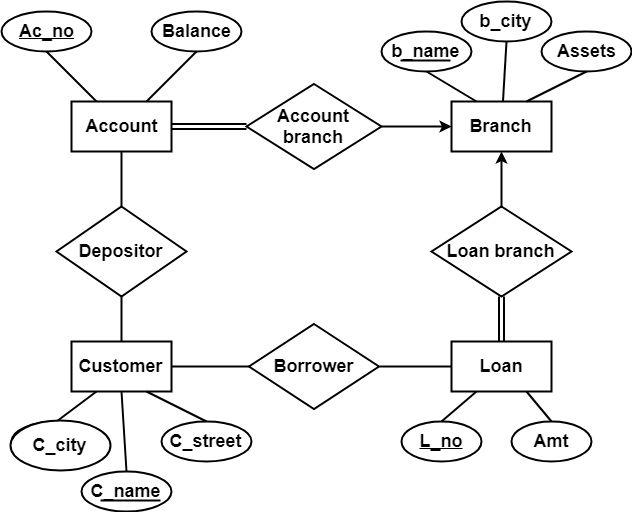
#> input picture test_preprocessing/er2.png, 634 x 514 px
$ jupyter execute --allow-errors preprocessing_trials.ipynb
#> lines starting #> are read from the running program, lines starting #| are printed output that depends on the picture; after the words box and inside, x2 and y2 are one past the last pixel; in counts of white or black regions, pixels touching at a corner belong together
[cell 1]
import cv2
from skimage.filters import threshold_otsu
import numpy as np
from skimage.morphology import (erosion, dilation, opening, closing,  # noqa
                                white_tophat)
from skimage.measure import find_contours

[cell 2]
img= cv2.imread("er2.png")
#> img is the input picture: shape (514, 634, 3); min 0, max 255, mean 241.1
gray_img=cv2.cvtColor(img,cv2.COLOR_BGR2GRAY)
t =threshold_otsu(gray_img)
#> t = 150
binarized_img=np.where(gray_img>t,255,0)
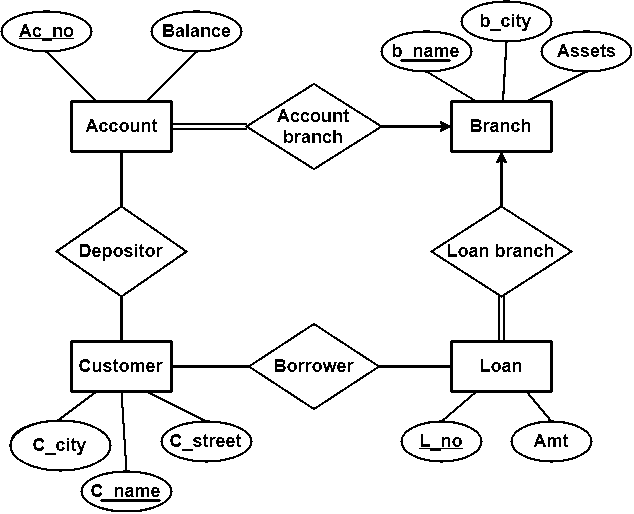
#> binarized_img: shape (514, 634) int64; 93.8% white; black in thin lines or dots
#detct corners
#detect some corners inside of words
#does not detect lines connected to attributes and some times relations
#(img,max number of corners,quality of corner,min distance between corners)
corners = cv2.goodFeaturesToTrack(gray_img, 50, 0.0001, 20)
#> corners = 50 rows, first 8: [539, 440], [91, 125], [283, 115], [563, 50], [25, 30], [100, 362], [138, 122], [501, 339]
corners = np.int0(corners)
for i in corners:
    x, y = i.ravel()
    cv2.circle(img, (x, y), 3, 255, -1)
#> this loop made 50 passes
#> (x, y) on passes 1 to 12: (539, 440), (91, 125), (283, 115), (563, 50), (25, 30), (100, 362), (138, 122), (501, 339), (173, 126), (430, 251), (572, 251), (429, 445)
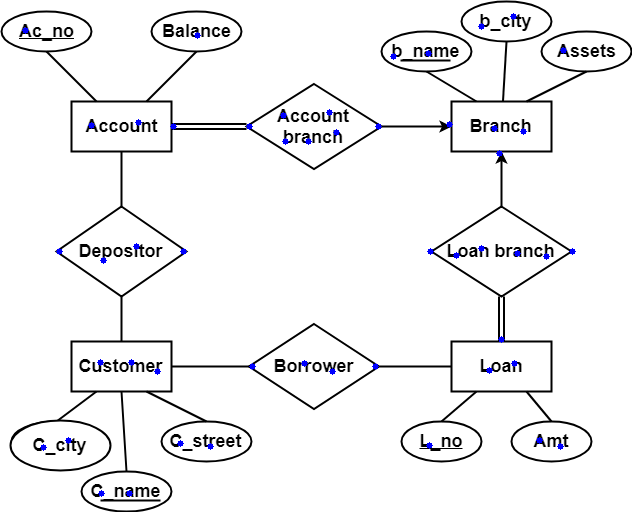
#> img: shape (514, 634, 3); 0.44% of pixels changed, all inside (x1, y1, x2, y2) = (22, 13, 576, 497)
cv2.imwrite('corners.png', img)
#> Out = True

[cell 3]
img= cv2.imread("er2.png")
im = cv2.imread("er2.png", cv2.IMREAD_GRAYSCALE)
#> (the rest of this cell did not finish here and is left out)

[cell 4]
#harris corner detection
gray_float = np.float32(gray_img)
dst = cv2.cornerHarris(gray_float,4,3,0.05)

#result is dilated for marking the corners, not important
#dst = cv2.dilate(dst,None)

# Threshold for an optimal value, it may vary depending on the image.
img[dst>0.02*dst.max()]=[0,0,255]
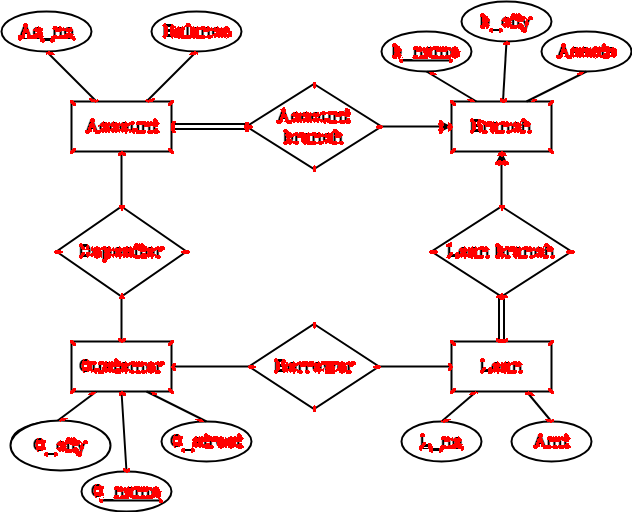
#> img: shape (514, 634, 3); 3.97% of pixels changed, all inside (x1, y1, x2, y2) = (18, 13, 617, 503)
cv2.imwrite('harris.png', img)
#> Out = True

[cell 5]
im_in = cv2.imread("er2.png", cv2.IMREAD_GRAYSCALE)
th, im_th = cv2.threshold(im_in, 220, 255, cv2.THRESH_BINARY_INV)
#> im_th: shape (514, 634); 7.4% white; 98 white regions (3 under 20 px), largest, box (x1, y1, x2, y2) and area: (0, 0, 632, 512) 15812, (557, 44, 600, 57) 288, (193, 434, 225, 447) 219

im_floodfill = im_th.copy()
# Mask used to flood filling.
# Notice the size needs to be 2 pixels than the image.
h, w = im_th.shape[:2]
#> h = 514; w = 634
mask = np.zeros((h+2, w+2), np.uint8)
# Floodfill from point (0, 0)
cv2.floodFill(im_floodfill, mask, (0,0), 255)
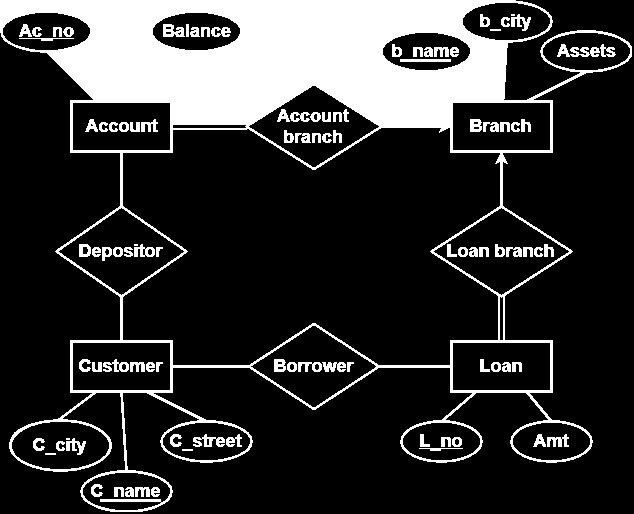
#> im_floodfill: shape (514, 634); 19.6% white; 98 white regions (3 under 20 px), largest, box (x1, y1, x2, y2) and area: (0, 0, 632, 512) 55361, (557, 44, 600, 57) 288, (193, 434, 225, 447) 219
cv2.floodFill(im_floodfill, mask, (w-1,0), 255)
#> im_floodfill: shape (514, 634); 60.1% white; 68 black regions (37 under 20 px), largest, box (x1, y1, x2, y2) and area: (123, 128, 500, 365) 72182, (434, 208, 569, 295) 5149, (59, 208, 184, 295) 4769
cv2.floodFill(im_floodfill, mask, (0,h-1), 255)
cv2.floodFill(im_floodfill, mask, (w-1,h-1), 255)

# Invert floodfilled image
im_floodfill_inv = cv2.bitwise_not(im_floodfill)
# Combine the two images to get the foreground.
im_out = im_th | im_floodfill_inv
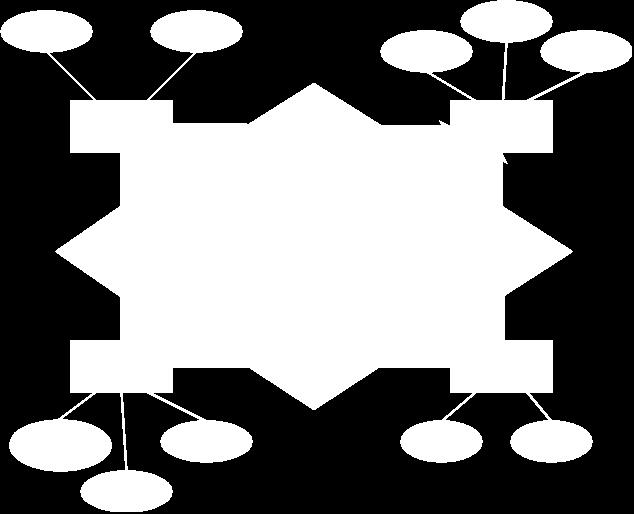
#> im_out: shape (514, 634); 47.3% white; 1 white region, box (x1, y1, x2, y2) and area: (0, 0, 632, 512) 154177
# Display images.
cv2.imwrite("Thresholded_Image.png", im_th)
cv2.imwrite("Floodfilled_Image.png", im_floodfill)
cv2.imwrite("Inverted_Floodfilled_Image.png", im_floodfill_inv)
cv2.imwrite("Foreground.png", im_out)
#> Out = True
#start flooding from corners?

[cell 6]
#mophological close
structureElm =  np.array((
	[1,1,1,1],
	[1,1,1,1],
    [1,1,1,1]), dtype="int")
closed = closing(im_th, structureElm)
#> closed: shape (514, 634); 8.4% white; 27 white regions, largest, box (x1, y1, x2, y2) and area: (0, 0, 632, 512) 16971, (79, 244, 163, 261) 791, (79, 359, 163, 372) 770

for i in range(50):
    closed = closing(closed, structureElm)
cv2.imwrite("closed.png", closed)

#mophological opening
structureElm =  np.array((
	[1,1,1],
	[1,1,1],
    [1,1,1]), dtype="int")
opened = dilation(im_th, structureElm)
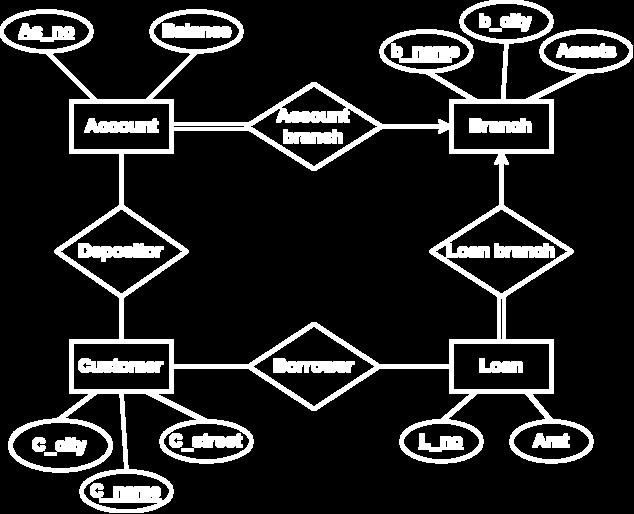
#> opened: shape (514, 634); 13.6% white; 19 white regions, largest, box (x1, y1, x2, y2) and area: (0, 0, 633, 513) 32463, (78, 243, 164, 262) 1044, (78, 358, 164, 373) 995
for i in range(10):
    opened = opening(opened, structureElm)
cv2.imwrite("opened.png", opened)
#> Out = True

[cell 7]
im = cv2.imread("er2.png", cv2.IMREAD_GRAYSCALE)
kernel1 = np.array((
    [0,0,0],
	[-1,1,-1],
    [0,0,0]), dtype="int")
kernel2 = np.array((
	[0,-1,0],
    [0,1,0],
    [0,-1,0]), dtype="int")
kernel3 = np.array((
	[-1,0,0],
    [0,1,0],
    [0,0,-1]), dtype="int")
kernel4 = np.array((
	[0,0,-1],
    [0,1,0],
    [-1,0,0]), dtype="int")
kernel5 = np.array((
	[0,-1,0],
    [-1,4,-1],
    [0,-1,0]), dtype="int")
#only bar edges after floodfilling the image
image_with_edges = cv2.filter2D(im_floodfill, -1, kernel1)
#> image_with_edges: shape (514, 634); 0% white in thin lines or dots, all inside (x1, y1, x2, y2) = (439, 132, 502, 298)
image_with_edges += cv2.filter2D(im_floodfill, -1, kernel2)
#> image_with_edges: shape (514, 634); 0.04% white in thin lines or dots, all inside (x1, y1, x2, y2) = (19, 29, 616, 495)
image_with_edges += cv2.filter2D(im_floodfill, -1, kernel3)
image_with_edges += cv2.filter2D(im_floodfill, -1,kernel4)
#by subtraction we get all step edges
edges = cv2.filter2D(im_floodfill, -1, kernel5)
#> edges: shape (514, 634); 3.4% white in thin lines or dots

edges_ored = cv2.bitwise_not(image_with_edges & im_floodfill)
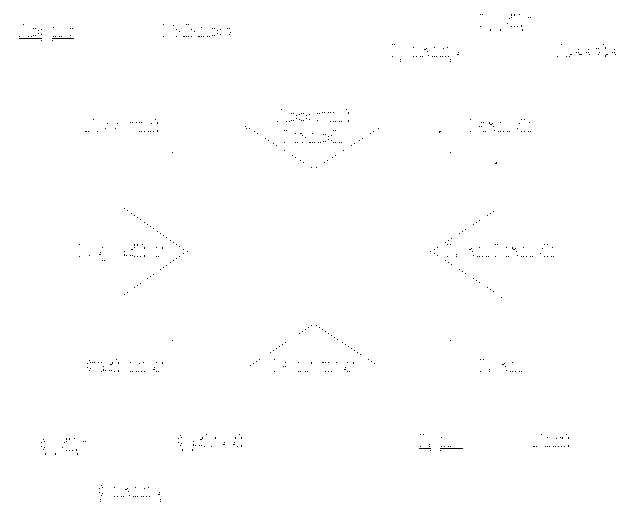
#> edges_ored: shape (514, 634); min 0, max 255, mean 254.4
cv2.imwrite("edges.png", image_with_edges)
cv2.imwrite("edges2.png", edges)
cv2.imwrite("edges_ored.png", edges_ored)
#> Out = True

[cell 8]
img= cv2.imread("er2.png")
im = cv2.imread("er2.png", cv2.IMREAD_GRAYSCALE)
th, im_th = cv2.threshold(im_in, 220, 255, cv2.THRESH_BINARY_INV)
corners = cv2.goodFeaturesToTrack(im, 50, 0.0001, 30)
corners = np.int0(corners)

# [8 lines of commented-out code are left out]
for i in corners:
    x, y = i.ravel()
    cv2.circle(img, (x, y), 2, (255, 0, 0) , -1)
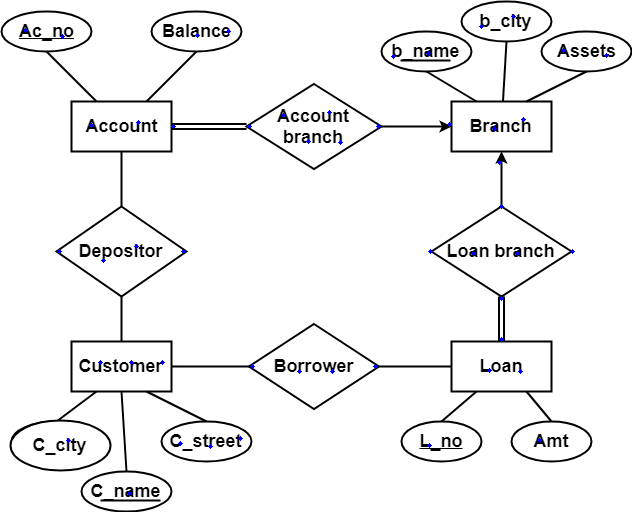
#> img: shape (514, 634, 3); 0.2% of pixels changed, all inside (x1, y1, x2, y2) = (23, 14, 609, 496)
#     cv2.floodFill(im_th, mask, (x,y), 255)
# cv2.imwrite('flooded_corners.png', im_th)
cv2.imwrite('corners.png', img)
closed = 1-closed

i=0
area = closed.shape[0]*closed.shape[1]
#> area = 325876
contours = find_contours(opened,0.1)
#> contours = 88 point arrays, longest 4412 points
for contour in contours:
    x = contour[:,1]
    y = contour[:,0]
    [Xmin, Xmax, Ymin, Ymax] = [np.amin(x), np.amax(x), np.amin(y), np.amax(y)]
    c = im[int(Ymin):int(Ymax),int(Xmin):int(Xmax)]
    cv2.imwrite("contours/"+str(i)+".png",c)
    i+=1
#> this loop made 88 passes
#> (Xmin, Xmax, Ymin, Ymax) on passes 1, 2, 3, 4, 5, 6, 7, 11, 12, 13, 16, 17: (0, 503, 0, 123), (0, 633, 0, 513), (464, 548, 4, 38), (478, 491, 12, 28), (499, 532, 12, 32), (4, 88, 14, 48), (154, 238, 14, 48), (17, 75, 22, 42), (161, 232, 22, 38), (488, 502, 27, 32), (384, 468, 34, 68), (544, 628, 34, 68)
#> (x, y, Xmin, Xmax, Ymin, Ymax, c) on passes 8, 9, 10, 14: ([485, 485, 485, 485, 485, 485, 485], [22, 21, 21, 21, 22, 22, 22], 485, 485, 21, 22, [255, 255]), ([505, 505, 505, 505, 505, 505, 505], [22, 21, 21, 21, 22, 22, 22], 505, 505, 21, 22, [246, 246]), ([521, 521, 521, 521, 521, 521, 521], [23, 22, 22, 22, 23, 23, 23], 521, 521, 22, 23, [255, 255]), ([57, 57, 57, 57, 57, 57, 57, 57, 57, 57, 57, 57, 57, 57, 57], [36, 35, 34, 33, 32, 31, 31, 31, 32, 33, 34, 35, 36, 36, 36], 57, 57, 31, 36, [236, 246, 246, 246, 246, 246])
#> pass 1, `c = im[int(Ymin):int(Ymax),int(Xmin):int(Xmax)]`:
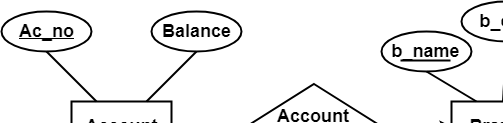
#> c: shape (123, 503); min 0, max 255, mean 238
#> pass 3, `c = im[int(Ymin):int(Ymax),int(Xmin):int(Xmax)]`:
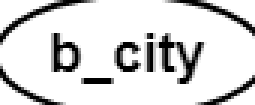
#> c: shape (35, 85) (shown 3 times larger); min 0, max 255, mean 217.8
#> after the loop, i = 88

$ run again, with test_preprocessing/er1.png copied over test_preprocessing/er2.png
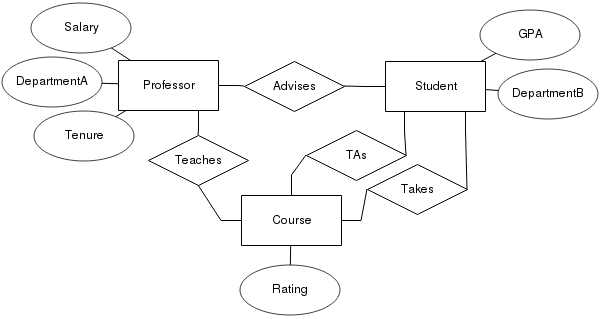
#> input picture test_preprocessing/er1.png, 601 x 319 px
#> img is the input picture: shape (319, 601, 3); min 0, max 255, mean 249
#> t = 159
#> binarized_img: shape (319, 601) int64; 97.1% white; black in thin lines or dots
#> corners = 50 rows, first 8: [146, 82], [530, 31], [579, 94], [274, 286], [515, 90], [19, 78], [339, 243], [243, 243]
#> the loop `for i in corners:` made 50 passes
#> `cv2.imwrite('corners.png', img)`: Out = True
#> im_th: shape (319, 601); 3.6% white in thin lines or dots
#> im_floodfill: shape (319, 601); 66.2% white; 61 black regions (44 under 20 px), largest, box (x1, y1, x2, y2) and area: (199, 86, 405, 220) 13644, (292, 112, 466, 220) 6614, (242, 196, 341, 245) 4716
#> im_out: shape (319, 601); 37.4% white; 1 white region, box (x1, y1, x2, y2) and area: (1, 2, 599, 316) 71624
#> opened: shape (319, 601); 9.6% white; 14 white regions, largest, box (x1, y1, x2, y2) and area: (0, 1, 600, 317) 13665, (512, 87, 584, 101) 617, (16, 75, 89, 89) 609
#> edges: shape (319, 601); 2.8% white in thin lines or dots
#> after the loop `for i in corners:`:
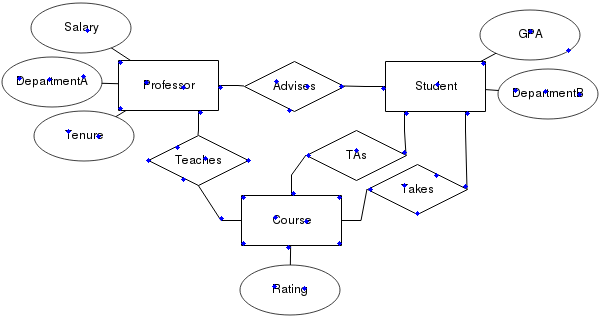
#> img: shape (319, 601, 3); 0.34% of pixels changed, all inside (x1, y1, x2, y2) = (17, 28, 582, 291)
#> contours = 37 point arrays, longest 3362 points
#> the loop `for contour in contours:` made 37 passes
#> (Xmin, Xmax, Ymin, Ymax) on passes 1, 2, 3, 4, 5, 7, 8, 9: (0, 600, 0.000392, 317), (33, 128, 5, 50), (482, 577, 12, 57), (63, 100, 20, 35), (517, 544, 27, 39), (4, 99, 59, 104), (120, 216, 62, 108), (387, 483, 63, 109)
#> pass 3, `c = im[int(Ymin):int(Ymax),int(Xmin):int(Xmax)]`:
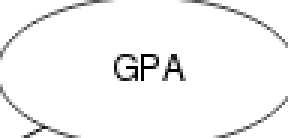
#> c: shape (46, 96) (shown 3 times larger); min 0, max 255, mean 245.4
#> after the loop `for contour in contours:`: i = 37

$ run again, with test_preprocessing/er11.png copied over test_preprocessing/er2.png
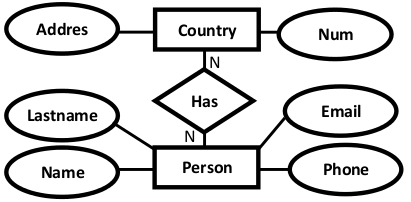
#> input picture test_preprocessing/er11.png, 411 x 202 px
#> img is the input picture: shape (202, 411, 3); min 0, max 255, mean 214.2
#> t = 137
#> binarized_img: shape (202, 411) int64; 83.3% white; 49 black regions (2 under 20 px), largest, box (x1, y1, x2, y2) and area: (4, 2, 404, 199) 11571, (28, 110, 42, 121) 85, (319, 29, 329, 40) 77
#> corners = 50 rows, first 8: [325, 113], [355, 105], [61, 29], [193, 106], [325, 174], [184, 172], [193, 141], [218, 67]
#> the loop `for i in corners:` made 50 passes
#> `cv2.imwrite('corners.png', img)`: Out = True
#> im_th: shape (202, 411); 19% white; 38 white regions, largest, box (x1, y1, x2, y2) and area: (4, 2, 404, 199) 12809, (36, 22, 56, 36) 150, (42, 166, 60, 179) 150
#> im_floodfill: shape (202, 411); 65.4% white; 27 black regions (18 under 20 px), largest, box (x1, y1, x2, y2) and area: (281, 12, 389, 57) 3478, (288, 89, 394, 133) 3381, (9, 150, 115, 194) 3370
#> im_out: shape (202, 411); 53.5% white; 1 black region, box (x1, y1, x2, y2) and area: (0, 0, 411, 202) 38593
#> opened: shape (202, 411); 29% white; 10 white regions, largest, box (x1, y1, x2, y2) and area: (3, 1, 405, 200) 19119, (27, 108, 99, 123) 797, (177, 23, 238, 41) 683
#> edges: shape (202, 411); 4.7% white in thin lines or dots, all inside (x1, y1, x2, y2) = (8, 6, 400, 195)
#> contours = 29 point arrays, longest 3273 points
#> the loop `for contour in contours:` made 29 passes
#> (Xmin, Xmax, Ymin, Ymax) on passes 1 to 8: (2, 405, 0.000392, 200), (10, 113, 8, 49), (159, 254, 13, 45), (282, 387, 13, 55), (34, 89, 20, 37), (176, 238, 22, 41), (317, 354, 26, 42), (183, 185, 28, 32)
#> pass 3, `c = im[int(Ymin):int(Ymax),int(Xmin):int(Xmax)]`:
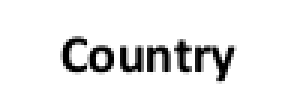
#> c: shape (33, 96) (shown 3 times larger); min 0, max 255, mean 233.1
#> after the loop `for contour in contours:`: i = 29
